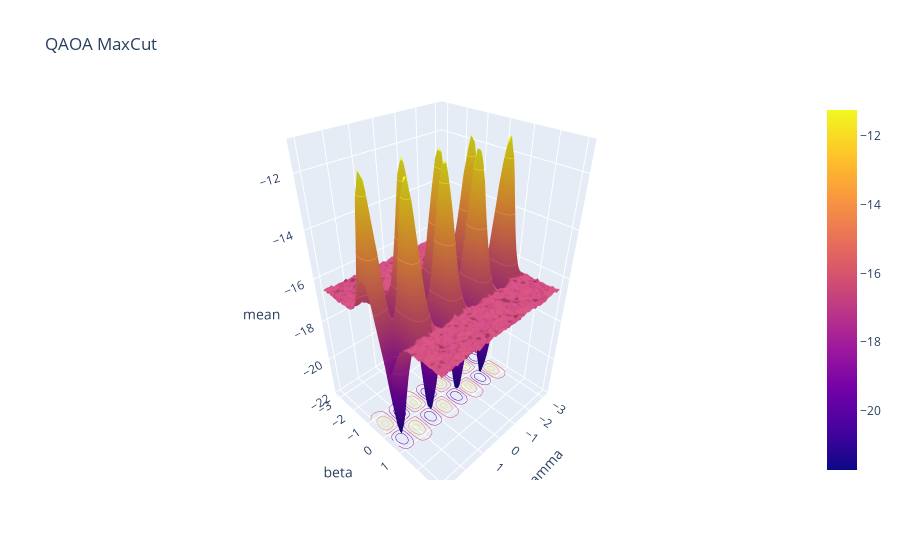

The notebook cell this image was saved under:
### Code cell
# Plot landscape in 3D 
a_gamma = np.arange(-np.pi, np.pi, step_size)
b_beta = np.arange(-np.pi, np.pi, step_size)
fig = go.Figure(data=go.Surface(z=landscape, x=a_gamma, y=b_beta))

fig.update_traces(contours_z=dict(show=True, usecolormap=True, highlightcolor='limegreen', project_z=True))


fig.update_layout(title="QAOA MaxCut", scene=dict(
    xaxis_title="gamma",
    yaxis_title="beta",
    zaxis_title="mean"
))

### Figure 1 — Plotly figure (JSON) as saved in the notebook; plotly's stock layout.template omitted (floating-point values rounded to 4 significant figures; data arrays with more than 128 entries replaced by an {"elided": "..."} marker saying what was removed)
{"data": [{"contours": {"z": {"highlightcolor": "limegreen", "project": {"z": true}, "show": true, "usecolormap": true}}, "type": "surface", "x": [-3.142, -3.042, -2.942, -2.842, -2.742, -2.642, -2.542, -2.442, -2.342, -2.242, -2.142, -2.042, -1.942, -1.842, -1.742, -1.642, -1.542, -1.442, -1.342, -1.242, -1.142, -1.042, -0.9416, -0.8416, -0.7416, -0.6416, -0.5416, -0.4416, -0.3416, -0.2416, -0.1416, -0.04159, 0.05841, 0.1584, 0.2584, 0.3584, 0.4584, 0.5584, 0.6584, 0.7584, 0.8584, 0.9584, 1.058, 1.158, 1.258, 1.358, 1.458, 1.558, 1.658, 1.758, 1.858, 1.958, 2.058, 2.158, 2.258, 2.358, 2.458, 2.558, 2.658, 2.758, 2.858, 2.958, 3.058], "y": [-3.142, -3.042, -2.942, -2.842, -2.742, -2.642, -2.542, -2.442, -2.342, -2.242, -2.142, -2.042, -1.942, -1.842, -1.742, -1.642, -1.542, -1.442, -1.342, -1.242, -1.142, -1.042, -0.9416, -0.8416, -0.7416, -0.6416, -0.5416, -0.4416, -0.3416, -0.2416, -0.1416, -0.04159, 0.05841, 0.1584, 0.2584, 0.3584, 0.4584, 0.5584, 0.6584, 0.7584, 0.8584, 0.9584, 1.058, 1.158, 1.258, 1.358, 1.458, 1.558, 1.658, 1.758, 1.858, 1.958, 2.058, 2.158, 2.258, 2.358, 2.458, 2.558, 2.658, 2.758, 2.858, 2.958, 3.058], "z": {"elided": "63x63 float values"}}], "layout": {"scene": {"xaxis": {"title": {"text": "gamma"}}, "yaxis": {"title": {"text": "beta"}}, "zaxis": {"title": {"text": "mean"}}}, "title": {"text": "QAOA MaxCut"}}}
